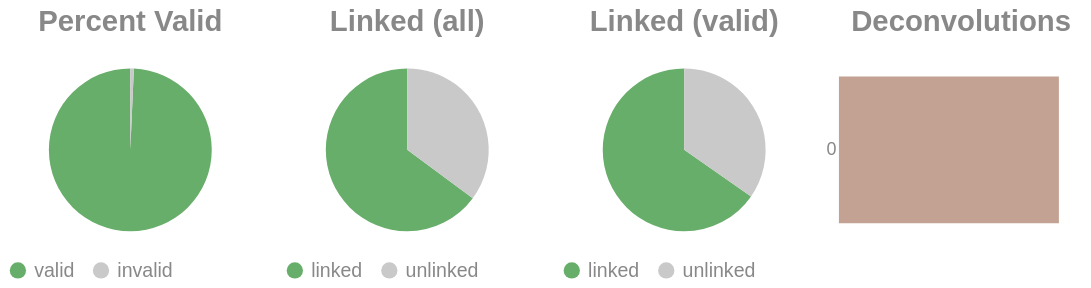

The cell this chart's notebook holds for it:
### Code cell
if SKIPLR:
    pass
else:
    clash = Counter()
    for i in valids['molecule'].to_list():
        _mol = i.split("-")
        if len(_mol) == 1:
            clash.update('0')
        else:
            clash.update(_mol[-1])

    _d = {"deconvolutions": [], 'count': []}
    for k,v in clash.items():
        _d['deconvolutions'].append(k)
        _d['count'].append(v)

    tot_valid = valids['reads'].sum()
    mask = valids['reads'] >= 2
    n_linked_reads = valids.filter(mask)['reads'].sum()
    if n_linked_reads == 0:
        print_html("No linked molecules (>=2 reads) were detected; skipping linked-only distributions.")
        SKIPLR = True
    else:
        perc_valid = round(tot_valid / n_reads, 4)
        linked_perc_abs = round(n_linked_reads / n_reads, 4)
        linked_perc = round(n_linked_reads / tot_valid, 4)

    _valid = pl.DataFrame({"valids": ['valid', 'invalid'], "count": [tot_valid, n_reads - tot_valid]})
    _linked_abs = pl.DataFrame({"linked (absolute)": ['linked', 'unlinked'], "count": [n_linked_reads, n_reads - n_linked_reads]})
    _linked_rel = pl.DataFrame({"linked (valids)": ['linked', 'unlinked'], "count": [n_linked_reads, tot_valid - n_linked_reads]})

    (
        alt.hconcat(
            piechart(_valid, goodval = 'valid', title = "Percent Valid"),
            piechart(_linked_abs, goodval = "linked", title =  "Linked (all)"),
            piechart(_linked_rel, goodval = "linked", title =  "Linked (valid)"),
            convolutionbar(pl.DataFrame(_d), title = "Deconvolutions"),
            center = True,
            bounds = 'flush'
        )
        .resolve_scale(color='independent')
        .resolve_legend('independent')
        .properties(usermeta={'embedOptions': {"actions": False}})
    ).display()

### Figure 1 — Vega-Lite specification as saved in the notebook (floating-point values rounded to 4 significant figures)
{"width": "container", "height": 400, "config": {"title": {"anchor": "start", "dy": -15, "fontSize": 18, "color": "#888888", "subtitleColor": "#888888", "subtitleFontSize": 14}, "arc": {"fill": "#0072B2"}, "axis": {"domainColor": "#888888", "domainWidth": 0.5, "gridWidth": 0.2, "grid": false, "titleFontWeight": 400, "titleFontSize": 15, "labelFontSize": 11, "labelColor": "#888888", "tickColor": "#888888", "tickWidth": 0.2, "titleColor": "#888888"}, "axisBand": {"grid": false}, "axisX": {"grid": true, "tickSize": 10, "domainCap": "round"}, "axisY": {"domain": false, "grid": true, "tickSize": 0, "domainCap": "round"}, "background": "transparent", "header": {"labelFontSize": 15, "labelColor": "#888888", "titleFontSize": 15, "titleFontWeight": 600, "titleColor": "#888888"}, "legend": {"labelFont": "sans-serif", "labelFontSize": 12, "labelColor": "#888888", "symbolSize": 100, "symbolType": "circle", "titleFontSize": 12, "titlePadding": 10, "titleColor": "#888888", "title": null}, "range": {"category": ["#E69F00", "#56B4E9", "#009E73", "#F0E442", "#0072B2", "#D55E00", "#CC79A7", "#000000"], "diverging": ["#cfe8f3", "#a2d4ec", "#73bfe2", "#46abdb", "#1696d2", "#12719e"]}, "area": {"fill": "#0072B2", "fillOpacity": 0.7, "line": true, "strokeOpacity": 0.7}, "line": {"color": "#0072B2", "stroke": "#0072B2", "strokeWidth": 2}, "trail": {"color": "#0072B2", "stroke": "#0072B2", "strokeWidth": 0, "size": 1}, "point": {"filled": true, "fillOpacity": 1.0, "size": 95}, "text": {"color": "#888888", "fontSize": 11, "align": "right", "fontWeight": 400, "size": 11}, "bar": {"fill": "#0072B2", "stroke": null}, "view": {"stroke": null, "continuousWidth": 660, "continuousHeight": 400}}, "hconcat": [{"data": {"name": "data-049932b52e60321931d76bbae2bb244e"}, "mark": {"type": "arc"}, "encoding": {"color": {"field": "valids", "legend": {"orient": "bottom", "title": null}, "scale": {"domain": ["valid", "invalid"], "range": ["#68ae6b", "#C9C9C9"]}, "title": "Valids", "type": "nominal"}, "theta": {"field": "count", "type": "quantitative"}, "tooltip": [{"field": "valids", "title": "Valids", "type": "ordinal"}, {"field": "percent", "format": ".2%", "title": "Percent", "type": "quantitative"}, {"field": "count", "title": "Count", "type": "quantitative"}]}, "height": 100, "title": {"text": "Percent Valid", "align": "center", "anchor": "middle"}, "transform": [{"calculate": "datum.count / 8332688", "as": "percent"}], "width": 150}, {"data": {"name": "data-8b988bf02a857e8d4fcf763632585a50"}, "mark": {"type": "arc"}, "encoding": {"color": {"field": "linked (absolute)", "legend": {"orient": "bottom", "title": null}, "scale": {"domain": ["linked", "unlinked"], "range": ["#68ae6b", "#C9C9C9"]}, "title": "Linked (Absolute)", "type": "nominal"}, "theta": {"field": "count", "type": "quantitative"}, "tooltip": [{"field": "linked (absolute)", "title": "Linked (Absolute)", "type": "ordinal"}, {"field": "percent", "format": ".2%", "title": "Percent", "type": "quantitative"}, {"field": "count", "title": "Count", "type": "quantitative"}]}, "height": 100, "title": {"text": "Linked (all)", "align": "center", "anchor": "middle"}, "transform": [{"calculate": "datum.count / 8332688", "as": "percent"}], "width": 150}, {"data": {"name": "data-fb42534c7d80c783d41a85b9a11ce5f8"}, "mark": {"type": "arc"}, "encoding": {"color": {"field": "linked (valids)", "legend": {"orient": "bottom", "title": null}, "scale": {"domain": ["linked", "unlinked"], "range": ["#68ae6b", "#C9C9C9"]}, "title": "Linked (Valids)", "type": "nominal"}, "theta": {"field": "count", "type": "quantitative"}, "tooltip": [{"field": "linked (valids)", "title": "Linked (Valids)", "type": "ordinal"}, {"field": "percent", "format": ".2%", "title": "Percent", "type": "quantitative"}, {"field": "count", "title": "Count", "type": "quantitative"}]}, "height": 100, "title": {"text": "Linked (valid)", "align": "center", "anchor": "middle"}, "transform": [{"calculate": "datum.count / 8274822", "as": "percent"}], "width": 150}, {"data": {"name": "data-1b129e8e84693ee8f10b914923fc3ff9"}, "mark": {"type": "bar"}, "encoding": {"color": {"field": "deconvolutions", "legend": null, "scale": {"scheme": "lightgreyred"}, "type": "nominal"}, "tooltip": [{"field": "deconvolutions", "title": "Deconvolutions", "type": "ordinal"}, {"field": "percent", "format": ".2%", "title": "Percent", "type": "quantitative"}, {"field": "count", "title": "Count", "type": "quantitative"}], "x": {"axis": null, "field": "count", "type": "quantitative"}, "y": {"field": "deconvolutions", "sort": "ascending", "title": null, "type": "nominal"}}, "height": 100, "title": {"text": "Deconvolutions", "align": "center", "anchor": "middle"}, "transform": [{"calculate": "datum.count / 4500794", "as": "percent"}], "width": 150}], "bounds": "flush", "center": true, "resolve": {"legend": {"angle": "independent"}, "scale": {"color": "independent"}}, "usermeta": {"embedOptions": {"actions": false}}, "$schema": "https://vega.github.io/schema/vega-lite/v6.1.0.json", "datasets": {"data-049932b52e60321931d76bbae2bb244e": [{"valids": "valid", "count": 8274822}, {"valids": "invalid", "count": 57866}], "data-8b988bf02a857e8d4fcf763632585a50": [{"linked (absolute)": "linked", "count": 5405775}, {"linked (absolute)": "unlinked", "count": 2926913}], "data-fb42534c7d80c783d41a85b9a11ce5f8": [{"linked (valids)": "linked", "count": 5405775}, {"linked (valids)": "unlinked", "count": 2869047}], "data-1b129e8e84693ee8f10b914923fc3ff9": [{"deconvolutions": "0", "count": 4500794}]}}
